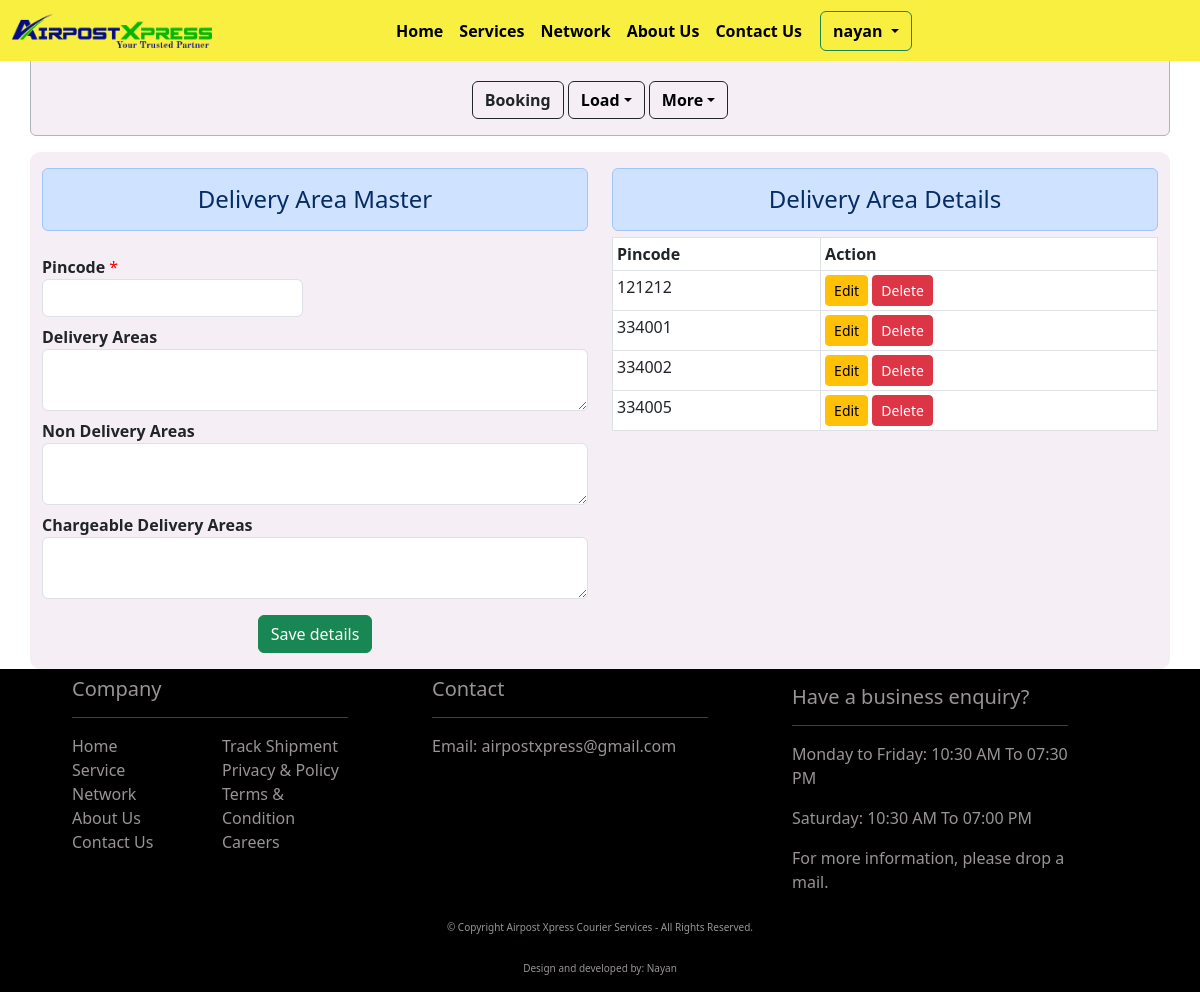
The page /delivery_area_master (signed in) on the database its author committed.
### api/models.py (models this page shows, shortened)
class Network(models.Model):
    pincode = models.BigIntegerField(null=True, blank=True)
    delivery_areas = models.TextField(max_length=2000, null=True, blank=True)
    non_delivery_area = models.TextField(max_length=2000, null=True, blank=True)
    chargeable_delivery_area = models.TextField(max_length=2000, null=True, blank=True)
    created_at = models.DateTimeField(auto_now_add=True, null=True)
    user = models.ForeignKey(User, on_delete=models.PROTECT, null=True, blank=True)
    class Meta:
        verbose_name_plural = "Network"

### api/views.py (the view)
# urls.py: path(r"delivery_area_master", delivery_area_master, name="delivery_area_master"),
@login_required(login_url="login_auth")
def delivery_area_master(request):
    data = Network.objects.filter(user=request.user).order_by("pincode")
    return render(request, "delivery_area_master.html", context={"data": data})

### api/templates/delivery_area_master.html (shortened to what this page needs)
{% extends 'base.html' %}{% load static %}{% block title %}Delivery Area Master{% endblock title %}{% block content %}
<div class="container back_color">
    <div class="row">
        <div class="col-md-6 mt-3 border-dark">
            <h4 class="alert alert-primary text-center">Delivery Area Master</h4>
            <form action="{% url 'save_delivery_area_master_details' %}" method="post">
                <div class="row">
                    <div class="col-md-6 mt-2">
                        <label for="pincode"><b>Pincode</b>
                            <span class="red_color">*</span>
                        </label>
                        <input type="number" id="pincode" name="pincode" class="form-control" required/>
                    </div>
                </div>
                <div class="row">
                    <div class="col-md-12 mt-2">
                        <div class="form-group">
                            <label for="delivery_areas"><b>Delivery Areas</b>
                            </label>
                            <textarea class="form-control" id="delivery_areas" name="delivery_areas" rows="2"></textarea>
                        </div>
                    </div>
                </div>
                <div class="row">
                    <div class="col-md-12 mt-2">
                        <div class="form-group">
                            <label for="non_delivery_areas"><b>Non Delivery Areas</b>
                            </label>
                            <textarea class="form-control" id="non_delivery_areas" name="non_delivery_areas" rows="2"></textarea>
                        </div>
                    </div>
                </div>
                <div class="row">
                    <div class="col-md-12 mt-2">
                        <div class="form-group">
                            <label for="chargeable_delivery_areas"><b>Chargeable Delivery Areas</b>
                            </label>
                            <textarea class="form-control" id="chargeable_delivery_areas" name="chargeable_delivery_areas" rows="2"></textarea>
                        </div>
                    </div>
                </div>
                <div class="row">
                    <div class="col-12 text-center mt-3 mb-3">
                        <button type="submit" class="btn btn-success">Save details</button>
                    </div>
                </div>
            </form>
        </div>
        <div class="col-md-6 mt-3">
            <h4 class="alert alert-primary text-center" tabindex="0">Delivery Area Details</h4>
            <div class="table-responsive">
                <table class="table table-hover table-bordered table-sm booked_data">
                    <thead>
                        <tr>
                            <th scope="col">Pincode</th>
                            <th scope="col">Action</th>
                        </tr>
                    </thead>
                    <tbody id="tbody">
                        {% for dt in data %}
                        <tr>
                            <td>{{ dt.pincode }}</td>
                            <td>
                                <input type="button" class="btn btn-warning btn-sm edit-btn" id="edit_del_area" value="Edit" data-sid="{{ dt.id }}">
                                <input type="button" class="btn btn-danger btn-sm del-btn" id="delete_del_area" value="Delete" data-sid="{{ dt.id }}">
                            </td>
                        </tr>
                        {% endfor %}
                    </tbody>
                </table>
            </div>
        </div>
    </div>
</div>
{% endblock content %}

### api/templates/base.html (shortened to what this page needs)
<!DOCTYPE html>
<html lang="en">
<head>
    <meta name="viewport" content="width=device-width, initial-scale=1.0"> {% load static %}
    <link rel="stylesheet" href="{% static 'css\\index.css' %}">
    <link rel="stylesheet" href="{% static 'css\\tracking.css' %}">
    <link rel="stylesheet" href="{% static 'css\\dashboard.css' %}">
    <link href="https://cdn.jsdelivr.net/npm/bootstrap@5.3.0-alpha1/dist/css/bootstrap.min.css" rel="stylesheet">
    <link rel="stylesheet" href="https://cdnjs.cloudflare.com/ajax/libs/bootstrap-datepicker/1.9.0/css/bootstrap-datepicker.min.css" />
    <link rel="stylesheet" href="https://cdn.jsdelivr.net/npm/bootstrap-icons@1.10.3/font/bootstrap-icons.css">
</head>
<body>
    <nav class="navbar navbar-expand-lg navbar-default nav_color_spec fixed-top">
        <div class="container-fluid">
            <a class="navbar-brand" href="{% url 'home' %}">
                <img src="{% static 'img/airpost_logo.png' %}" alt="Airpost Xpress" class="img-fluid" id="nav_img">
            </a>
            <div class="collapse navbar-collapse" id="navbarSupportedContent">
                <div class="menu_btn">
                    <ul class="navbar-nav me-auto mb-2 mb-lg-0">
                        <li class="nav-item">
                            <a class="nav-link active hover-underline-animation" aria-current="page" href="{% url 'home' %}">Home</a>
                        </li>
                        <li class="nav-item">
                            <a class="nav-link hover-underline-animation" aria-current="page" href="{% url 'services' %}">Services</a>
                        </li>
                        <li class="nav-item">
                            <a class="nav-link hover-underline-animation" aria-current="page" href="{% url 'network' %}">Network</a>
                        </li>
                        <li class="nav-item">
                            <a class="nav-link hover-underline-animation" aria-current="page" href="{% url 'about_us' %}">About Us</a>
                        </li>
                        <li class="nav-item">
                            <a class="nav-link hover-underline-animation" aria-current="page" href="{% url 'ContactUS' %}">Contact Us</a>
                        </li>
                        {% if user.is_authenticated %}
                        <div class="btn-group">
                            <button type="button" class="btn btn-outline-success dropdown-toggle nav_login_btn" data-bs-toggle="dropdown" aria-expanded="false">
                                {{ user.username }}
                            </button>
                        </div>
                        {% else %}
                        <li class="nav-item">
                            <a class="btn btn-outline-success nav_login_btn" aria-current="page" href="{% url 'login_auth' %}">Login</a>
                        </li>
                        {% endif %}
                    </ul>
                </div>
            </div>
        </div>
    </nav>
    {% if user.is_authenticated %}
    <div class="container mt-5 alert alert-dark back_color">
        <div class="row justify-content-center">
            <div class="col-md-6 text-center">
                <a href="{% url 'booking_dashboard' %}" class="text-decoration-none btn btn-outline-dark mt-3"><b>Booking</b></a>
                <div class="btn-group">
                    <button type="button" class="btn btn-outline-dark mt-3 dropdown-toggle nav_login_btn mx-0" data-bs-toggle="dropdown" aria-expanded="false">Load</button>
                </div>
                <div class="btn-group">
                    <button type="button" class="btn btn-outline-dark mt-3 dropdown-toggle nav_login_btn mx-0" data-bs-toggle="dropdown" aria-expanded="false">More</button>
                </div>
            </div>
        </div>
    </div>
    {% endif %}
    {% block content %} {% endblock content %}
    <div class="container-fluid bg-black">
        <div class="row justify-content-evenly">
            <div class="col-md-3 mb-5">
                <h5 class="link-text-decor pt-2">Company</h5>
                <hr class="bold-lines">
                <div class="row">
                    <div class="col-6">
                        <a href="{% url 'home' %}" class="link-text-decor mt-5">Home</a><br>
                        <a href="{% url 'services' %}" class="link-text-decor mt-5">Service</a><br>
                        <a href="{% url 'network' %}" class="link-text-decor mt-5">Network</a><br>
                        <a href="{% url 'about_us' %}" class="link-text-decor">About Us</a><br>
                        <a href="{% url 'ContactUS' %}" class="link-text-decor">Contact Us</a><br>
                    </div>
                    <div class="col-6">
                        <a href="tracking" class="link-text-decor">Track Shipment</a><br>
                        <a href="" class="link-text-decor">Privacy & Policy</a><br>
                        <a href="" class="link-text-decor">Terms & Condition</a><br>
                        <a href="" class="link-text-decor">Careers</a><br>
                    </div>
                </div>
            </div>
            <div class="col-md-3">
                <h5 class="link-text-decor pt-2">Contact</h5>
                <hr class="bold-lines">
                <a href="mailto:airpostxpress@gmail.com" class="link-text-decor">Email: airpostxpress@gmail.com</a>
            </div>
            <div class="col-md-3">
                <h5 class="link-text-decor pt-3">Have a business enquiry?</h5>
                <hr class="bold-lines">
                <p class="link-text-decor">Monday to Friday: 10:30 AM To 07:30 PM</p>
                <p class="link-text-decor">Saturday: 10:30 AM To 07:00 PM</p>
                <p class="link-text-decor">For more information, please drop a mail.</p>
            </div>
            <br>
            <p class="link-text-decor text-center sm_in_sm">&#169; Copyright {{ today_date }} Airpost Xpress Courier Services - All Rights Reserved.</p>
            <p class="link-text-decor text-center sm_in_sm">Design and developed by: Nayan</p>
        </div>
    </div>
</body>
</html>

### api/static/css/index.css (style rules this page uses)
#nav_img { width: 200px; }
.menu_btn { padding-left: 160px; font-weight: bold; }
.nav_login_btn { color: black !important; font-weight: bold !important; margin-left: 10px !important; }
.hover-underline-animation { display: inline-block; position: relative; color: #000000 !important; }
.hover-underline-animation:after { content: ''; position: absolute; width: 100%; transform: scaleX(0); height: 2px; bottom: 0; left: 0; background-color: #07c627; transform-origin: bottom right; transition: transform 0.25s ease-out; }
.bold-lines { font-weight: bolder; color: white; }
.link-text-decor { text-decoration: none; color: rgb(154, 148, 148); }
.nav_color_spec { background: rgb(248, 239, 64); }
@media screen and (max-width: 1200px) { .sm_in_sm { padding-top: 10px; font-size: 10px; } }

### api/static/css/dashboard.css (style rules this page uses)
.table-responsive { margin-top: -10px; max-height: 450px !important; }
.back_color { background-color: rgba(240, 230, 240, 0.628) !important; border-radius: 10px; }
.red_color { color: red !important; }

### rows shown on the page
Network: pincode "121212"
Network: pincode "334001"
Network: pincode "334002"
Network: pincode "334005"

### other values the page prints
{{ user.username }} "nayan"
